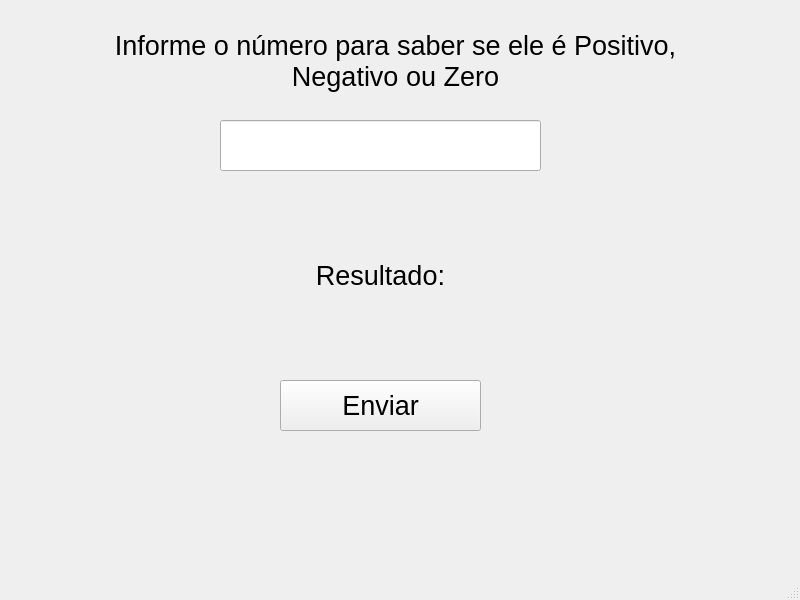
<?xml version="1.0" encoding="UTF-8"?>
<ui version="4.0">
 <class>MainWindow</class>
 <widget class="QMainWindow" name="MainWindow">
  <property name="geometry">
   <rect>
    <x>0</x>
    <y>0</y>
    <width>800</width>
    <height>600</height>
   </rect>
  </property>
  <property name="windowTitle">
   <string>MainWindow</string>
  </property>
  <widget class="QWidget" name="centralwidget">
   <widget class="QLabel" name="label">
    <property name="geometry">
     <rect>
      <x>60</x>
      <y>20</y>
      <width>671</width>
      <height>81</height>
     </rect>
    </property>
    <property name="font">
     <font>
      <pointsize>20</pointsize>
     </font>
    </property>
    <property name="text">
     <string>Informe o número para saber se ele é Positivo, Negativo ou Zero</string>
    </property>
    <property name="alignment">
     <set>Qt::AlignCenter</set>
    </property>
    <property name="wordWrap">
     <bool>true</bool>
    </property>
   </widget>
   <widget class="QLineEdit" name="lineEditNum1">
    <property name="geometry">
     <rect>
      <x>220</x>
      <y>120</y>
      <width>321</width>
      <height>51</height>
     </rect>
    </property>
    <property name="font">
     <font>
      <pointsize>20</pointsize>
     </font>
    </property>
    <property name="alignment">
     <set>Qt::AlignCenter</set>
    </property>
   </widget>
   <widget class="QPushButton" name="pushButtonEnviar">
    <property name="geometry">
     <rect>
      <x>280</x>
      <y>380</y>
      <width>201</width>
      <height>51</height>
     </rect>
    </property>
    <property name="font">
     <font>
      <pointsize>20</pointsize>
     </font>
    </property>
    <property name="text">
     <string>Enviar</string>
    </property>
   </widget>
   <widget class="QLabel" name="labelResultado">
    <property name="geometry">
     <rect>
      <x>150</x>
      <y>210</y>
      <width>461</width>
      <height>131</height>
     </rect>
    </property>
    <property name="font">
     <font>
      <pointsize>20</pointsize>
     </font>
    </property>
    <property name="text">
     <string>Resultado:</string>
    </property>
    <property name="alignment">
     <set>Qt::AlignCenter</set>
    </property>
   </widget>
  </widget>
  <widget class="QMenuBar" name="menubar">
   <property name="geometry">
    <rect>
     <x>0</x>
     <y>0</y>
     <width>800</width>
     <height>21</height>
    </rect>
   </property>
  </widget>
  <widget class="QStatusBar" name="statusbar"/>
 </widget>
 <resources/>
 <connections/>
</ui>
